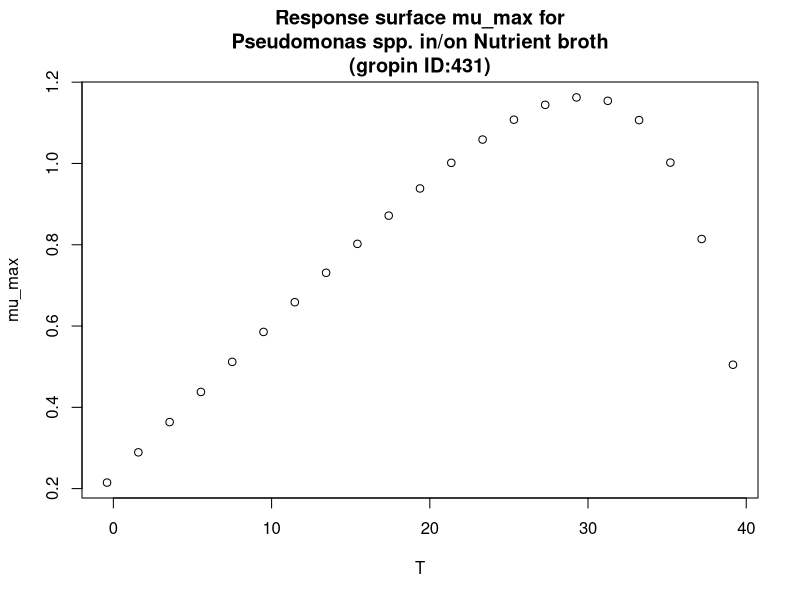

The R source for this figure:
#############################
# start of Parameter script
#############################
T <- seq(-0.4004,39.1608391608392,length.out=21)
#############################
# end of Parameter script
#############################
############################# 
# start of Model script Gropin ID 431 
#############################
 
# constant coefficients for this model
 
variables <- data.frame(T)
argumentsPar <- expand.grid(variables)
 
# heart of the model
response_surface <- function(T) {
   mumax <-0.03772*(T+6.1)*(1-exp(0.1719*(T-41.2)))

return(mumax=mumax)
} 

# output parameters
mumax <- cbind(argumentsPar,response_surface(argumentsPar['T']))
colnames(mumax) <- c(colnames(argumentsPar),'mumax')
#############################
# End of Model script
#############################
############################# 
# start of Visualisation script Gropin ID 431 
#############################
plot(T,mumax$mumax,
                          xlab='T',
                          ylab='mu_max',main='Response surface mu_max for
Pseudomonas spp. in/on Nutrient broth
(gropin ID:431)')
#############################
# End of Visualisation script
#############################
